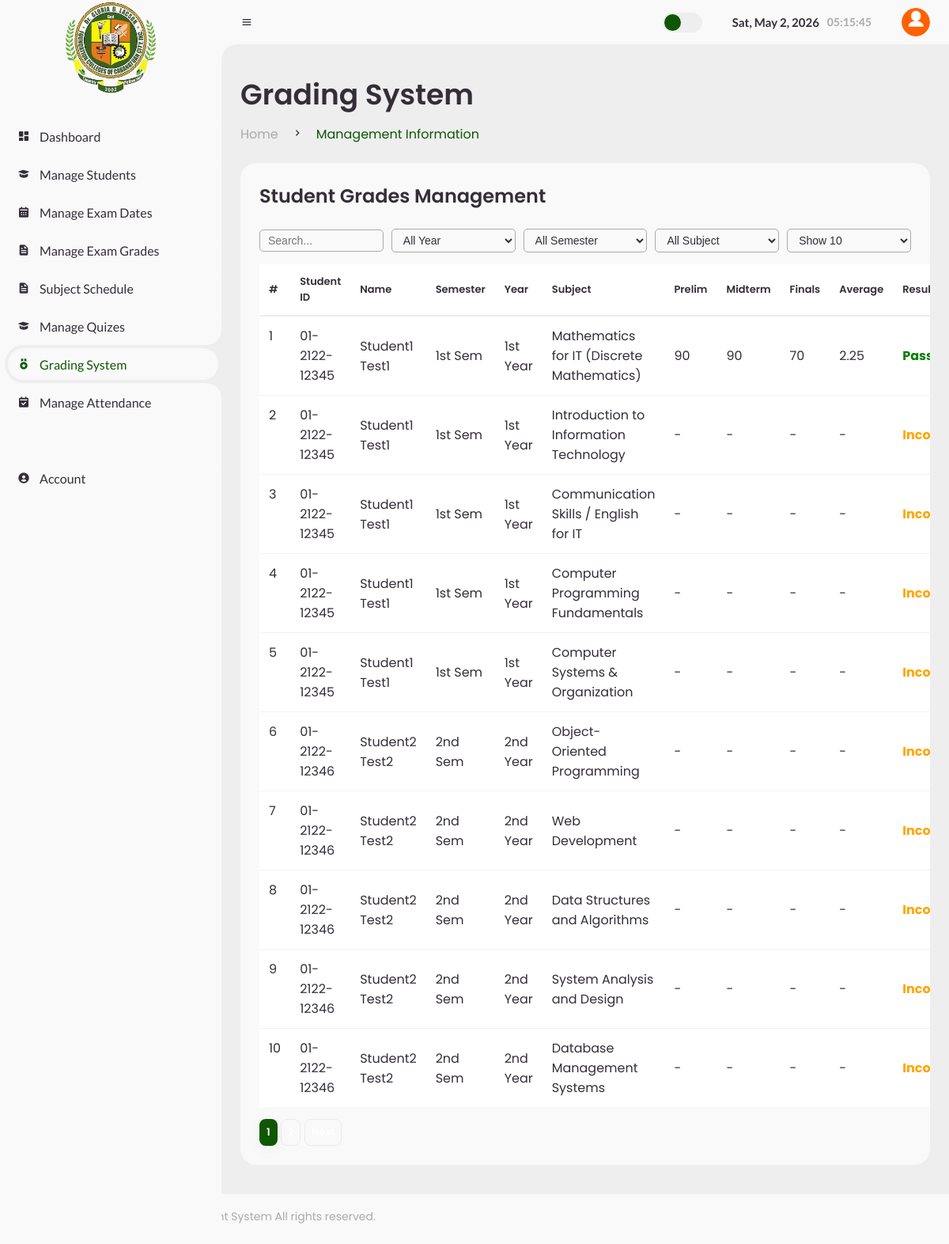
/Classteacher/grading_system.php (signed in), run on the app's committed database.
### tables this page shows
CREATE TABLE `student_subjects` (
  `id` int(11) NOT NULL,
  `student_id` int(11) NOT NULL,
  `subject_id` int(11) NOT NULL
);

CREATE TABLE `users` (
  `user_id` int(11) NOT NULL,
  `student_id_number` varchar(20) DEFAULT NULL,
  `username` varchar(50) NOT NULL,
  `password` varchar(255) NOT NULL,
  `role` enum('admin','teacher','student','parent') NOT NULL,
  `first_name` varchar(50) NOT NULL,
  `last_name` varchar(50) NOT NULL,
  `email` varchar(100) DEFAULT NULL,
  `contact_number` varchar(20) DEFAULT NULL,
  `profile_picture` varchar(255) DEFAULT NULL,
  `created_at` timestamp NOT NULL DEFAULT current_timestamp()
);

CREATE TABLE `subjects` (
  `subject_id` int(11) NOT NULL,
  `subject_name` varchar(100) NOT NULL,
  `course_id` int(11) NOT NULL,
  `teacher_id` int(11) NOT NULL,
  `room_id` int(11) DEFAULT NULL,
  `schedule_time` varchar(100) DEFAULT NULL,
  `schedule_days` varchar(100) DEFAULT NULL,
  `semester` enum('1st Sem','2nd Sem','3rd Sem','Summer') DEFAULT NULL,
  `year` enum('1st Year','2nd Year','3rd Year','4th Year') DEFAULT NULL
);

CREATE TABLE `final_grades` (
  `id` int(11) NOT NULL,
  `exam_id` int(11) NOT NULL,
  `student_id` int(11) NOT NULL,
  `score` int(11) NOT NULL,
  `total_grade` decimal(3,2) NOT NULL
);

### Classteacher/grading_system.php (the view, shortened to what this page needs)
<?php include 'header.php'; ?>
<?php
$user_id = $_SESSION['user_id'] ?? 0;
$teacher_id = 0;
$resT = mysqli_query($conn,"
    SELECT teacher_id
    FROM teachers
    WHERE user_id='".intval($user_id)."'
    LIMIT 1
");
if($resT && mysqli_num_rows($resT)>0){
    $teacher_id = mysqli_fetch_assoc($resT)['teacher_id'];
}
$filterYear    = $_GET['filterYear'] ?? '';
$filterSem     = $_GET['filterSem'] ?? '';
$filterSubject = $_GET['filterSubject'] ?? '';
$search        = $_GET['search'] ?? '';
$page       = max(1, intval($_GET['page'] ?? 1));
$limit      = intval($_GET['limit'] ?? 10);
$offset = ($page-1)*$limit;
$where = "WHERE s.teacher_id='".intval($teacher_id)."'";
$totalPages=0;
$totRes = mysqli_query($conn,"
    SELECT COUNT(*) as total
    FROM student_subjects ss
    JOIN students st ON ss.student_id=st.student_id
    JOIN users u ON st.user_id=u.user_id
    JOIN subjects s ON ss.subject_id=s.subject_id
    $where
");
if($totRes){
    $total=mysqli_fetch_assoc($totRes)['total'];
    $totalPages=ceil($total/$limit);
}
$students=[];
$res=mysqli_query($conn,"
    SELECT
        ss.student_id,
        ss.subject_id,
        u.student_id_number,
        CONCAT(u.first_name,' ',u.last_name) as fullname,
        s.subject_name,
        s.semester,
        s.year
    FROM student_subjects ss
    JOIN students st ON ss.student_id=st.student_id
    JOIN users u ON st.user_id=u.user_id
    JOIN subjects s ON ss.subject_id=s.subject_id
    $where
    ORDER BY u.last_name ASC
    LIMIT $offset,$limit
");
if($res){
    while($row=mysqli_fetch_assoc($res)){
        $students[]=$row;
    }
}
?>
<main>
    <div class="head-title"> <div class="left"> <h1>Grading System</h1> <ul class="breadcrumb"> <li><a href="#">Home</a></li> <li><i class='bx bx-chevron-right'></i></li> <li><a class="active">Management Information</a></li> </ul> </div> </div>
<div class="table-data">
<div class="order">
<div class="head flex-between">
<h3>Student Grades Management</h3>
</div>
<div class="row-controls">
<input type="search" id="searchInput" class="search-input"
placeholder="Search..."
value="<?= htmlspecialchars($search) ?>">
<select id="yearFilter" class="search-input">
<option value="">All Year</option>
</select>
<select id="semFilter" class="search-input">
<option value="">All Semester</option>
</select>
<select id="subjectFilter" class="search-input">
<option value="">All Subject</option>
</select>
<select id="limitFilter" class="search-input">
<?php foreach([5,10,25,50] as $l){
$sel=($limit==$l)?'selected':'';
echo "<option value='$l' $sel>Show $l</option>";
} ?>
</select>
</div>
<table>
<thead>
<tr>
<th>#</th>
<th>Student ID</th>
<th>Name</th>
<th>Semester</th>
<th>Year</th>
<th>Subject</th>
<th>Prelim</th>
<th>Midterm</th>
<th>Finals</th>
<th>Average</th>
<th>Result</th>
</tr>
</thead>
<tbody>
<?php
if(empty($students)){
echo "<tr><td colspan='12'>No Records Found</td></tr>";
}else{
$sn=$offset+1;
foreach($students as $row){
$student_id=$row['student_id'];
$subject_id=$row['subject_id'];
$scores=['Prelim'=>'-','Midterm'=>'-','Finals'=>'-'];
$total_grade='-';
$status='Incomplete';
$total_grade_val=null;
$gRes=mysqli_query($conn,"
SELECT e.exam_type, fg.score, fg.total_grade
FROM exams e
LEFT JOIN final_grades fg
ON e.exam_id=fg.exam_id
AND fg.student_id='$student_id'
WHERE e.subject_id='$subject_id'
");
while($g=mysqli_fetch_assoc($gRes)){
if($g['score']!==null){
$scores[$g['exam_type']]=$g['score'];
}
if($g['total_grade']>0){
$total_grade_val=$g['total_grade'];
$total_grade=number_format($total_grade_val,2);
}
}
if($scores['Prelim']!='-' &&
   $scores['Midterm']!='-' &&
   $scores['Finals']!='-'){
    if($total_grade_val>=1.00 && $total_grade_val<=3.00){
        $status='Passed';
    }elseif($total_grade_val>3.00){
        $status='Failed';
    }
}
?>
<tr>
<td><?= $sn++ ?></td>
<td><?= $row['student_id_number'] ?></td>
<td><?= $row['fullname'] ?></td>
<td><?= $row['semester'] ?></td>
<td><?= $row['year'] ?></td>
<td><?= $row['subject_name'] ?></td>
<td><?= $scores['Prelim'] ?></td>
<td><?= $scores['Midterm'] ?></td>
<td><?= $scores['Finals'] ?></td>
<td><?= $total_grade ?></td>
<td>
<?php
if($status=='Passed'){
echo "<span style='color:green;font-weight:bold;'>Passed</span>";
}elseif($status=='Failed'){
echo "<span style='color:red;font-weight:bold;'>Failed</span>";
}else{
echo "<span style='color:orange;font-weight:bold;'>Incomplete</span>";
}
?>
</td>
</tr>
<?php }} ?>
</tbody>
</table>
<?php if($totalPages>1){ ?>
<div class="mt-15">
<?php for($i=1;$i<=$totalPages;$i++){ ?>
<a href="?page=<?= $i ?>&limit=<?= $limit ?>&filterYear=<?= urlencode($filterYear) ?>&filterSem=<?= urlencode($filterSem) ?>&filterSubject=<?= urlencode($filterSubject) ?>&search=<?= urlencode($search) ?>"
class="btn small <?= $i==$page?'primary':'' ?>">
<?= $i ?>
</a>
<?php } ?>
<?php if($page<$totalPages){ ?>
<a href="?page=<?= $page+1 ?>&limit=<?= $limit ?>&filterYear=<?= urlencode($filterYear) ?>&filterSem=<?= urlencode($filterSubject) ?>&search=<?= urlencode($search) ?>"
class="btn small">Next</a>
<?php } ?>
</div>
<?php } ?>
</div>
</div>
</main>
<?php include 'stms_footer.php'; ?>

### data on the page
student_subjects: users.student_id_number "01-2122-12345", fullname "Student1 Test1", subject.semester "1st Sem", subject.year "1st Year", subject.subject_name "Mathematics for IT (Discrete Mathematics)", Prelim "90", Midterm "90", Finals "70", final_grades.total_grade "2.25", shows "Passed"
student_subjects: users.student_id_number "01-2122-12345", fullname "Student1 Test1", subject.semester "1st Sem", subject.year "1st Year", subject.subject_name "Introduction to Information Technology", Prelim "-", Midterm "-", Finals "-", total_grade "-", shows "Incomplete"
student_subjects: users.student_id_number "01-2122-12345", fullname "Student1 Test1", subject.semester "1st Sem", subject.year "1st Year", subject.subject_name "Communication Skills / English for IT", Prelim "-", Midterm "-", Finals "-", total_grade "-", shows "Incomplete"
student_subjects: users.student_id_number "01-2122-12345", fullname "Student1 Test1", subject.semester "1st Sem", subject.year "1st Year", subject.subject_name "Computer Programming Fundamentals", Prelim "-", Midterm "-", Finals "-", total_grade "-", shows "Incomplete"
student_subjects: users.student_id_number "01-2122-12345", fullname "Student1 Test1", subject.semester "1st Sem", subject.year "1st Year", subject.subject_name "Computer Systems & Organization", Prelim "-", Midterm "-", Finals "-", total_grade "-", shows "Incomplete"
student_subjects: users.student_id_number "01-2122-12346", fullname "Student2 Test2", subject.semester "2nd Sem", subject.year "2nd Year", subject.subject_name "Object-Oriented Programming", Prelim "-", Midterm "-", Finals "-", total_grade "-", shows "Incomplete"
student_subjects: users.student_id_number "01-2122-12346", fullname "Student2 Test2", subject.semester "2nd Sem", subject.year "2nd Year", subject.subject_name "Web Development", Prelim "-", Midterm "-", Finals "-", total_grade "-", shows "Incomplete"
student_subjects: users.student_id_number "01-2122-12346", fullname "Student2 Test2", subject.semester "2nd Sem", subject.year "2nd Year", subject.subject_name "Data Structures and Algorithms", Prelim "-", Midterm "-", Finals "-", total_grade "-", shows "Incomplete"
student_subjects: users.student_id_number "01-2122-12346", fullname "Student2 Test2", subject.semester "2nd Sem", subject.year "2nd Year", subject.subject_name "System Analysis and Design", Prelim "-", Midterm "-", Finals "-", total_grade "-", shows "Incomplete"
student_subjects: users.student_id_number "01-2122-12346", fullname "Student2 Test2", subject.semester "2nd Sem", subject.year "2nd Year", subject.subject_name "Database Management Systems", Prelim "-", Midterm "-", Finals "-", total_grade "-", shows "Incomplete"
